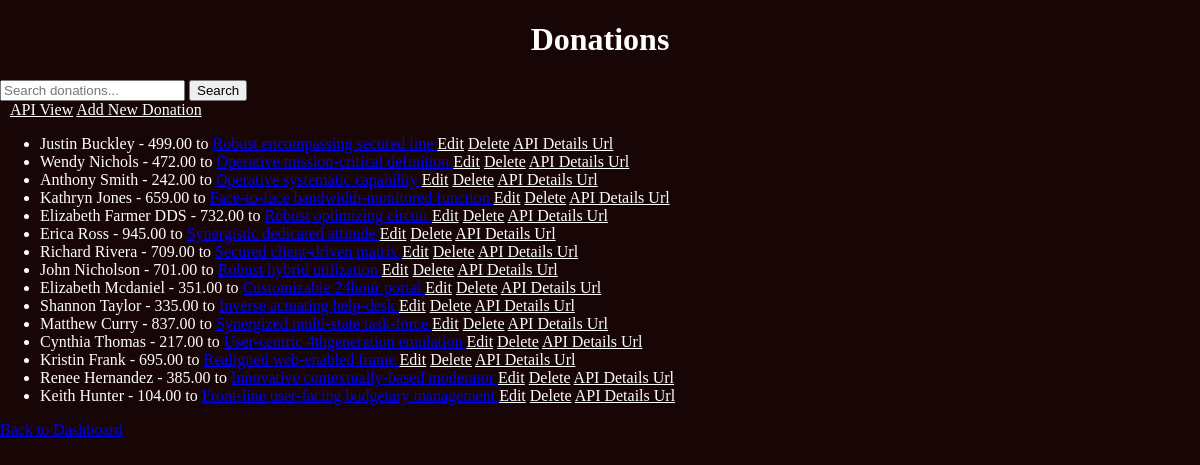
Page /donations/ on the committed database.
### campaigns/models.py (models this page shows, shortened)
class Donation(models.Model):
    user_name = models.CharField(max_length=100)
    campaign = models.ForeignKey(Campaign, on_delete=models.CASCADE)
    amount = models.DecimalField(max_digits=10, decimal_places=2)
    donation_date = models.DateField(auto_now_add=True)

class Campaign(models.Model):
    name = models.CharField(max_length=100)
    description = models.TextField()
    goal_amount = models.DecimalField(max_digits=10, decimal_places=2)
    collected_amount = models.DecimalField(max_digits=10, decimal_places=2, default=0)
    start_date = models.DateField()
    end_date = models.DateField()
    startup = models.ForeignKey(Startup, on_delete=models.CASCADE)

### campaigns/views.py (the view)
# urls.py: path('donations/', DonationListView.as_view(), name='donation_list'),
class DonationListView(ListView):
    model = Donation
    template_name = 'donation_list.html'
    context_object_name = 'donations'
    def get_queryset(self):
        query = self.request.GET.get('q')
        if query:
            return Donation.objects.filter(
                Q(user_name__icontains=query) | Q(campaign__name__icontains=query)
            )
        return Donation.objects.all()

### campaigns/templates/donation_list.html (shortened to what this page needs)
{% load static %}
<!DOCTYPE html>
<html lang="en">
<head>
    <link rel="stylesheet" href="{% static 'campaigns/startup.css' %}">
</head>
<body>
<div class="main">
<h1>Donations</h1>
<form method="get">
    <input type="text" name="q" placeholder="Search donations...">
    <button type="submit">Search</button>
</form>
<a href="{% url 'campaigns:api_donation_list_create' %}" class="btn btn-info" style="margin-left: 10px;">API View</a>
<a href="{% url 'campaigns:donation_create' %}" class="btn btn-primary">Add New Donation</a>
<ul>
    {% for donation in donations %}
        <li>
            {{ donation.user_name }} - {{ donation.amount }} to
            <a href="{% url 'campaigns:campaign_detail' donation.campaign.pk %}">
                {{ donation.campaign.name }}
            </a>
            <a href="{% url 'campaigns:donation_update' donation.pk %}" class="btn btn-secondary btn-sm">Edit</a>
            <a href="{% url 'campaigns:donation_delete' donation.pk %}" class="btn btn-danger btn-sm">Delete</a>
			<a href="{% url 'campaigns:api_donation_detail' donation.id %}" class="btn btn-info">API Details Url</a>
        </li>
    {% endfor %}
</ul>
<a href="{% url 'campaigns:user_view' %}">Back to Dashboard</a>
</div>
</body>
</html>

### campaigns/static/campaigns/startup.css (style rules this page uses)
body { margin: 0; padding: 0; box-sizing: border-box; background: rgb(24, 5, 5); }
.main h1 { color: white; text-align: center; }
.main .btn { color: white; }
.main li { color: white; }

### rows in the picture
Donation: user_name "Justin Buckley", amount "499.00", campaign.name "Robust encompassing secured line"
Donation: user_name "Wendy Nichols", amount "472.00", campaign.name "Operative mission-critical definition"
Donation: user_name "Anthony Smith", amount "242.00", campaign.name "Operative systematic capability"
Donation: user_name "Kathryn Jones", amount "659.00", campaign.name "Face-to-face bandwidth-monitored function"
Donation: user_name "Elizabeth Farmer DDS", amount "732.00", campaign.name "Robust optimizing circuit"
Donation: user_name "Erica Ross", amount "945.00", campaign.name "Synergistic dedicated attitude"
Donation: user_name "Richard Rivera", amount "709.00", campaign.name "Secured client-driven matrix"
Donation: user_name "John Nicholson", amount "701.00", campaign.name "Robust hybrid utilization"
Donation: user_name "Elizabeth Mcdaniel", amount "351.00", campaign.name "Customizable 24hour portal"
Donation: user_name "Shannon Taylor", amount "335.00", campaign.name "Inverse actuating help-desk"
Donation: user_name "Matthew Curry", amount "837.00", campaign.name "Synergized multi-state task-force"
Donation: user_name "Cynthia Thomas", amount "217.00", campaign.name "User-centric 4thgeneration emulation"
Donation: user_name "Kristin Frank", amount "695.00", campaign.name "Realigned web-enabled frame"
Donation: user_name "Renee Hernandez", amount "385.00", campaign.name "Innovative contextually-based moderator"
Donation: user_name "Keith Hunter", amount "104.00", campaign.name "Front-line user-facing budgetary management"
